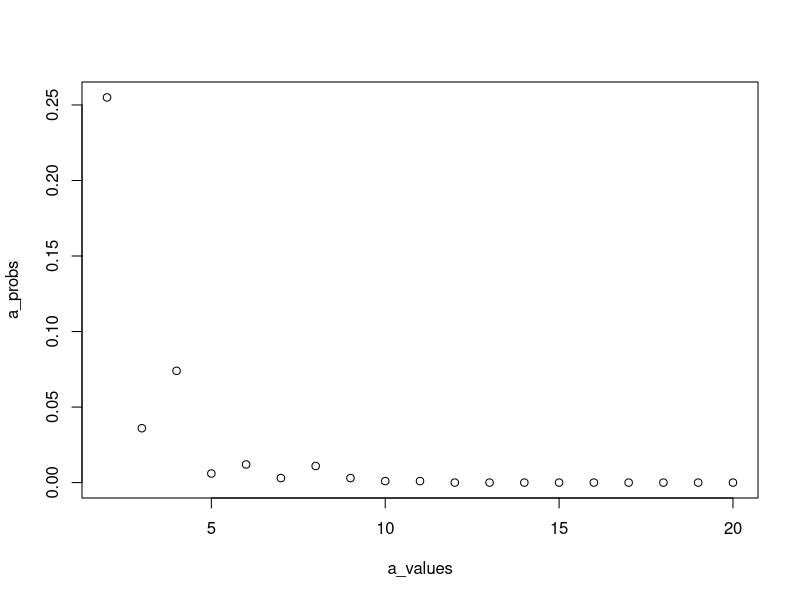

Recreate this plot in R.
## ---- chunk 1
# set a seed for reproducibility
set.seed(321)

nsim <- 1000 # number of games
results <- rep(NA, nsim)

for(i in 1:nsim){
  # each game starts with the marker in the middle
  marker <- 0
  
  # first robot to pull is robot A
  current_robot <- "A"
  
  # play until the marker crosses 0.5 or -0.5
  while(abs(marker) < 0.5){
    pull <- runif(1, 0, 0.5)
    
    # movement depends on whether current robot is A or B
    marker <- ifelse(current_robot == "A", marker + pull, marker - pull)
    
    # switch robot for the next pull
    current_robot <- ifelse(current_robot == "A", "B", "A")
  }
  results[i] <- marker >= 0.5
}
## ---- chunk 2
# fraction of the time that robot A wins
mean(results)
## ---- chunk 3
3 %in% c(1, 2, 3)
4 %in% c(1, 2, 3)
## ---- chunk 4
# helper function so we can play the game for different values of a
# input: the number of players who will be looking for slips
# output: whether they all found their slips (TRUE) or not (FALSE)
play_game <- function(a){
  
  # randomly assign slips to boxes
  slips <- 1:a
  boxes <- sample(slips, a, replace=F)
  
  # store whether each player saw their slip
  # (could also use a counter here)
  player_results <- rep(NA, a)
  
  for(player in 1:a){
    # randomly choose a/2 boxes to open
    opened_boxes <- sample(1:a, a/2, replace = F)
    player_results[player] <- player %in% boxes[opened_boxes]
  }
  return(sum(player_results) == a)
}

a_values <- 2:20 # values of a to consider
a_probs <- rep(NA, length(a_values)) # results for each a
ngames <- 1000

for(i in 1:length(a_values)){
  game_results <- rep(NA, ngames)
  
  for(j in 1:ngames){
    game_results[j] <- play_game(a_values[i])
  }
  a_probs[i] <- mean(game_results)
}

plot(a_values, a_probs)
